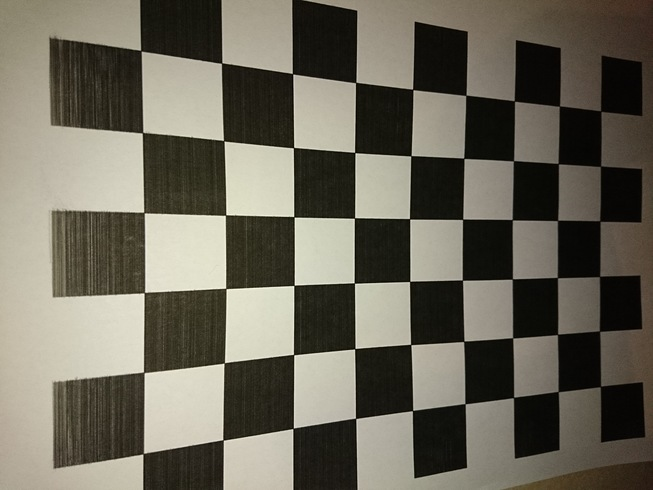
#> input picture examples/calib_pattern.jpg, 653 x 490 px
$ python 20calibrate.py examples/calib_pattern.jpg   (Python 2 division)
#> lines starting #> are read from the running program, lines starting #| are printed output that depends on the picture
#!/usr/bin/python2

import numpy as np
import cv2
import os, sys
import PIL.Image

if __name__ == '__main__':
    # ./this.py chess_pics/small/*
    img_names = sys.argv[1:]

    # maxiter=1000 and tol=0.0001 makes results worse again (too much
    # counter-bending at the image corners)
    maxiter = 1000 # 30
    tol = 0.1 # 0.1
    term = (cv2.TERM_CRITERIA_EPS + cv2.TERM_CRITERIA_COUNT, maxiter, tol)

    # original images scaled down by factor `fraction`
    fraction = 0.2

    scale_h = scale_w = img_points_scale = 1.0/fraction
    # exact scale factors based on actual image sizes, might differ very
    # slightly from 1/fraction and from one another
##    scale_w = 3264/653.0
##    scale_h = 2448/490.0
##    img_points_scale = np.array([scale_w, scale_h], dtype=np.float32)[None,:]

    # size of chessboard pattern (number of corners)
    pattern_size = (9, 6)
    # rectangular grid of chessboard corners, viewed along chessboard plane
    # normal vector; z coord is zero; the "real" object = the undistorted chessboard
    pattern_points = np.zeros((np.prod(pattern_size), 3), np.float32 )
    pattern_points[:,:2] = np.indices(pattern_size).T.reshape(-1, 2)
    pattern_points_lst = [pattern_points]*len(img_names)

    img_points = []
    h_old, w_old = None, None
    for fn in img_names:
        print("processing {}".format(fn))
        # XXX rotate -- or not???
        # http://sylvana.net/jpegcrop/exif_orientation.html
        # http://docs.opencv.org/3.0-beta/doc/py_tutorials/py_calib3d/py_calibration/py_calibration.html
        # http://docs.opencv.org/2.4/modules/imgproc/doc/geometric_transformations.html#void%20initUndistortRectifyMap%28InputArray%20cameraMatrix,%20InputArray%20distCoeffs,%20InputArray%20R,%20InputArray%20newCameraMatrix,%20Size%20size,%20int%20m1type,%20OutputArray%20map1,%20OutputArray%20map2%29
        pil_img = PIL.Image.open(fn)
#> pil_img is the input picture: PIL image 653x490 RGB; mean R, G, B 107.5, 103.4, 90.4
        print(pil_img._getexif()[274])
#| 8

        # convert grayscale
        img = np.array(pil_img.convert('L'))
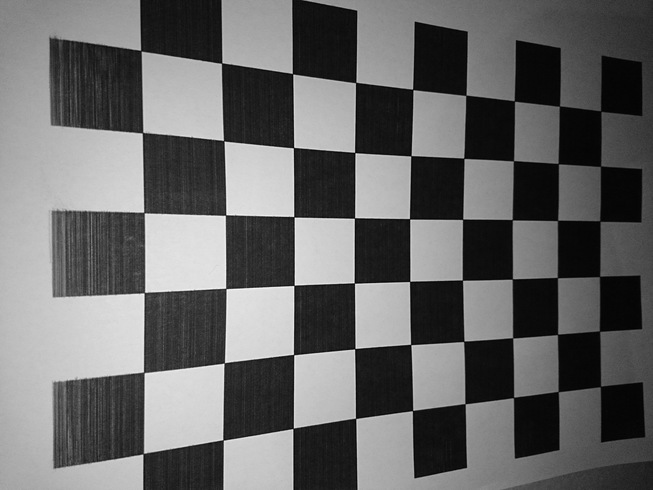
#> img: shape (490, 653); min 0, max 253, mean 103.1
##        img = cv2.imread(fn, 0)
        h, w = img.shape[:2]
#> h = 490; w = 653

        if h_old:
            assert h == h_old, "h={}, h_old={}".format(h, h_old)
            assert w == w_old
        found, corners = cv2.findChessboardCorners(img, pattern_size)
#> found = True; corners = 54 rows, first 8: [600.4, 386.4], [558.1, 391.6], [513.6, 397.6], [465.1, 403.8], [412.5, 410.5], [355.7, 418.3], [293.1, 428.3], [223.1, 440.1]
        if found:
            print("refine")
            # corners_fine: scale up here and refine on scaled coords,
            # should gain some small percent in precision, but not much
            corners_fine = corners.copy() * img_points_scale
#> corners_fine = 54 rows, first 8: [3002.1, 1932.2], [2790.4, 1958], [2567.8, 1987.8], [2325.4, 2019], [2062.6, 2052.7], [1778.3, 2091.7], [1465.5, 2141.6], [1115.7, 2200.4]
#> (the run stopped early here; a loop or call above may not have finished)
